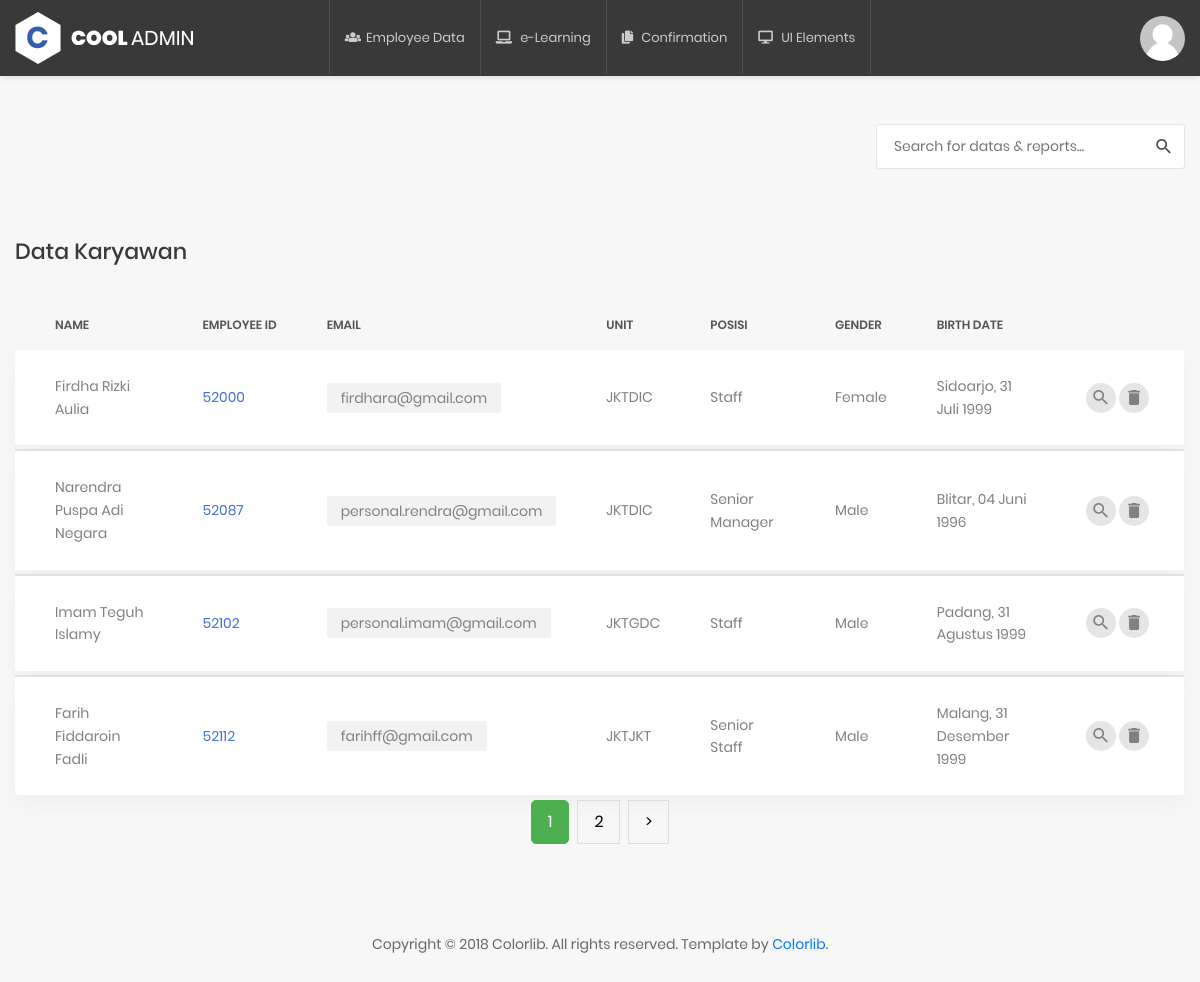
The app's page /index.php/login/homeadmin with its own data.
### tables this page shows
CREATE TABLE `employee` (
  `nama` varchar(100) NOT NULL,
  `nmr` varchar(20) NOT NULL,
  `pass` varchar(20) NOT NULL,
  `tmptlhr` varchar(100) NOT NULL,
  `tgllhr` varchar(100) NOT NULL,
  `gender` varchar(50) NOT NULL,
  `pnddkn` varchar(50) NOT NULL,
  `agama` varchar(50) NOT NULL,
  `unit` varchar(50) NOT NULL,
  `posisi` varchar(50) NOT NULL,
  `pnglman` varchar(255) NOT NULL,
  `hobby` varchar(100) NOT NULL,
  `nohp` varchar(15) NOT NULL,
  `notlp` varchar(15) NOT NULL,
  `email` varchar(150) NOT NULL,
  `status` varchar(100) NOT NULL,
  `jmlhkeluarga` varchar(50) NOT NULL,
  `alamat` varchar(255) NOT NULL,
  `kodepos` varchar(10) NOT NULL,
  `bpjs` varchar(100) NOT NULL,
  `rekening` varchar(100) NOT NULL,
  `gbr` varchar(255) NOT NULL
);

### index.php (called while the page is built, shortened)
<?php
require_once BASEPATH.'core/CodeIgniter.php';

### application/models/model.php (called while the page is built, shortened)
<?php
class model extends CI_Model {
	public function datakaryawan()
	{
		$data = $this->db->get('employee', '4', $this->uri->segment(3));
		return $data->result();
	}
}

### application/views/admin/home.php (the view, shortened to what this page needs)
<div class="page-content--bgf7">
    <section class="au-breadcrumb2">
        <div class="container">
            <div class="row">
                <div class="col-md-12">
                    <div class="au-breadcrumb-content" style="float: right;">
                        <form class="au-form-icon--sm" action="" method="post">
                            <input class="au-input--w300 au-input--style2" type="text" placeholder="Search for datas &amp; reports...">
                            <button class="au-btn--submit2" type="submit">
                                <i class="zmdi zmdi-search"></i>
                            </button>
                        </form>
                    </div>
                </div>
            </div>
        </div>
    </section>
    <section class="p-t-20">
        <div class="container">
            <div class="row">
                <div class="col-md-12">
                    <h3 class="title-5 m-b-35">Data Karyawan</h3>
                    <div class="table-responsive table-responsive-data2">
                        <table class="table table-data2">
                            <thead>
                                <tr>
                                    <th>Name</th>
                                    <th>Employee&nbsp;ID</th>
                                    <th>Email</th>
                                    <th>Unit</th>
                                    <th>Posisi</th>
                                    <th>Gender</th>
                                    <th>Birth Date</th>
                                    <th></th>
                                </tr>
                            </thead>
                            <?php foreach ($krywn as $k){ ?>
                            <tbody>
                                <tr class="tr-shadow">
                                    <td><?php echo $k->nama; ?></td>
                                    <td class="desc"><?php echo $k->nmr; ?></td>
                                    <td>
                                        <span class="block-email"><?php echo $k->email; ?>
                                    </td>
                                    <td><?php echo $k->unit; ?></td>
                                    <td>
                                        <span><?php echo $k->posisi; ?></span>
                                    </td>
                                    <td><?php echo $k->gender; ?></td>
                                    <td><?php echo $k->tmptlhr.", ".$k->tgllhr; ?></td>
                                    <td>
                                        <div class="table-data-feature">
                                        <a href="<?php echo base_url()."admin/profile/".$k->nmr; ?>">
                                            <button class="item" data-toggle="tooltip" data-placement="top" title="View">
                                                <i class="zmdi zmdi-search"></i>
                                            </button>
                                        </a>
                                        <a href="<?php echo base_url()."admin/delete/".$k->nmr; ?>">
                                            <button class="item" data-toggle="tooltip" data-placement="top" title="Delete">
                                                <i class="zmdi zmdi-delete"></i>
                                            </button>
                                        </a>
                                        </div>
                                    </td>
                                </tr>
                                <tr class="spacer"></tr>
                                <?php } ?>
                            </tbody>
                        </table>
                    </div>
                    <div class="center">
                        <?php
                            echo $this->pagination->create_links();
                        ?>
                    </div>
                </div>
            </div>
        </div>
    </section>

### application/controllers/login.php (shortened to what this page needs)
<?php
class Login extends CI_Controller {
	public function homeadmin()
	{
		$this->load->library('pagination');
		$data['krywn'] = $this->model->datakaryawan();
		$config['full_tag_open'] = '<div class="pagination">';
		$config['full_tag_close'] = '</div>';
		$config['cur_tag_open'] = '<a class="active">';
		$config['cur_tag_close'] = '</a>';
		$this->load->view('header');
		$this->load->view('admin/home', $data);
		$this->load->view('footer');
	}
}

### application/views/header.php (shortened to what this page needs)
<!DOCTYPE html>
<html lang="en">
<head>
    <link href="<?php echo base_url()?>main/css/font-face.css" rel="stylesheet" media="all">
    <link href="<?php echo base_url()?>main/vendor/font-awesome-4.7/css/font-awesome.min.css" rel="stylesheet" media="all">
    <link href="<?php echo base_url()?>main/vendor/font-awesome-5/css/fontawesome-all.min.css" rel="stylesheet" media="all">
    <link href="<?php echo base_url()?>main/vendor/mdi-font/css/material-design-iconic-font.min.css" rel="stylesheet" media="all">
    <link href="<?php echo base_url()?>main/vendor/bootstrap-4.1/bootstrap.min.css" rel="stylesheet" media="all">
    <link href="<?php echo base_url()?>main/vendor/animsition/animsition.min.css" rel="stylesheet" media="all">
    <link href="<?php echo base_url()?>main/vendor/bootstrap-progressbar/bootstrap-progressbar-3.3.4.min.css" rel="stylesheet" media="all">
    <link href="<?php echo base_url()?>main/vendor/wow/animate.css" rel="stylesheet" media="all">
    <link href="<?php echo base_url()?>main/vendor/css-hamburgers/hamburgers.min.css" rel="stylesheet" media="all">
    <link href="<?php echo base_url()?>main/vendor/slick/slick.css" rel="stylesheet" media="all">
    <link href="<?php echo base_url()?>main/vendor/select2/select2.min.css" rel="stylesheet" media="all">
    <link href="<?php echo base_url()?>main/vendor/perfect-scrollbar/perfect-scrollbar.css" rel="stylesheet" media="all">
    <link href="<?php echo base_url()?>main/css/theme.css" rel="stylesheet" media="all">
</head>
<body class="animsition">
    <div class="page-wrapper">
        <header class="header-desktop3 d-none d-lg-block">
            <div class="section__content section__content--p35">
                <div class="header3-wrap">
                    <div class="header__logo">
                        <a href="#">
                            <img src="<?php echo base_url()?>main/images/icon/logo-whitee.png" alt="CoolAdmin" />
                        </a>
                    </div>
                    <div class="header__navbar">
                        <ul class="list-unstyled">
                            <li class="has-sub">
                                <a href="#">
                                    <i class="fas fa-users"></i>Employee Data
                                </a>
                                </li>
                            <li class="has-sub">
                                <a href="#">
                                    <i class="fas fa-laptop"></i>
                                    <span class="bot-line"></span>e-Learning
                                </a>
                            </li>
                            <li>
                                <a href="#">
                                    <i class="fas fa-copy"></i>
                                    <span class="bot-line"></span>Confirmation
                                </a>
                            </li>
                            <li class="has-sub">
                                <a href="#">
                                    <i class="fas fa-desktop"></i>
                                    <span class="bot-line"></span>UI Elements</a>
                            </li>
                        </ul>
                    </div>
                    <div class="header__tool">
                        <div class="account-wrap">
                            <div class="account-item account-item--style2 clearfix js-item-menu">
                                <div class="image">
                                    <img src="<?php echo base_url()?>main/images/icon/no.png" alt="<?php echo $this->session->userdata('nama'); ?>" />
                                </div>
                            </div>
                        </div>
                    </div>
                </div>
            </div>
        </header>

### application/views/footer.php (shortened to what this page needs)
            <section class="p-t-60 p-b-20">
                <div class="container">
                    <div class="row">
                        <div class="col-md-12">
                            <div class="copyright">
                                <p>Copyright © 2018 Colorlib. All rights reserved. Template by <a href="https://colorlib.com">Colorlib</a>.</p>
                            </div>
                        </div>
                    </div>
                </div>
            </section>
        </div>
    </div>
</body>
</html>

### application/views/admin/home.php (style rules this page uses)
.center { text-align: center; }
.pagination { display: inline-block; }
.pagination a { color: black; float: left; padding: 8px 16px; text-decoration: none; transition: background-color .3s; border: 1px solid #ddd; margin: 0 4px; }
.pagination a.active { background-color: #4CAF50; color: white; border-radius: 5px; border: 1px solid #4CAF50; pointer-events: none; }

### records on screen
employee: nama "Firdha Rizki Aulia", nmr "52000", email "firdhara@gmail.com", unit "JKTDIC", posisi "Staff", gender "Female", tmptlhr "Sidoarjo", tgllhr "31 Juli 1999"
employee: nama "Narendra Puspa Adi Negara", nmr "52087", email "personal.rendra@gmail.com", unit "JKTDIC", posisi "Senior Manager", gender "Male", tmptlhr "Blitar", tgllhr "04 Juni 1996"
employee: nama "Imam Teguh Islamy", nmr "52102", email "personal.imam@gmail.com", unit "JKTGDC", posisi "Staff", gender "Male", tmptlhr "Padang", tgllhr "31 Agustus 1999"
employee: nama "Farih Fiddaroin Fadli", nmr "52112", email "farihff@gmail.com", unit "JKTJKT", posisi "Senior Staff", gender "Male", tmptlhr "Malang", tgllhr "31 Desember 1999"

### other values on screen
$this->pagination->create_links() "1 2 >"
